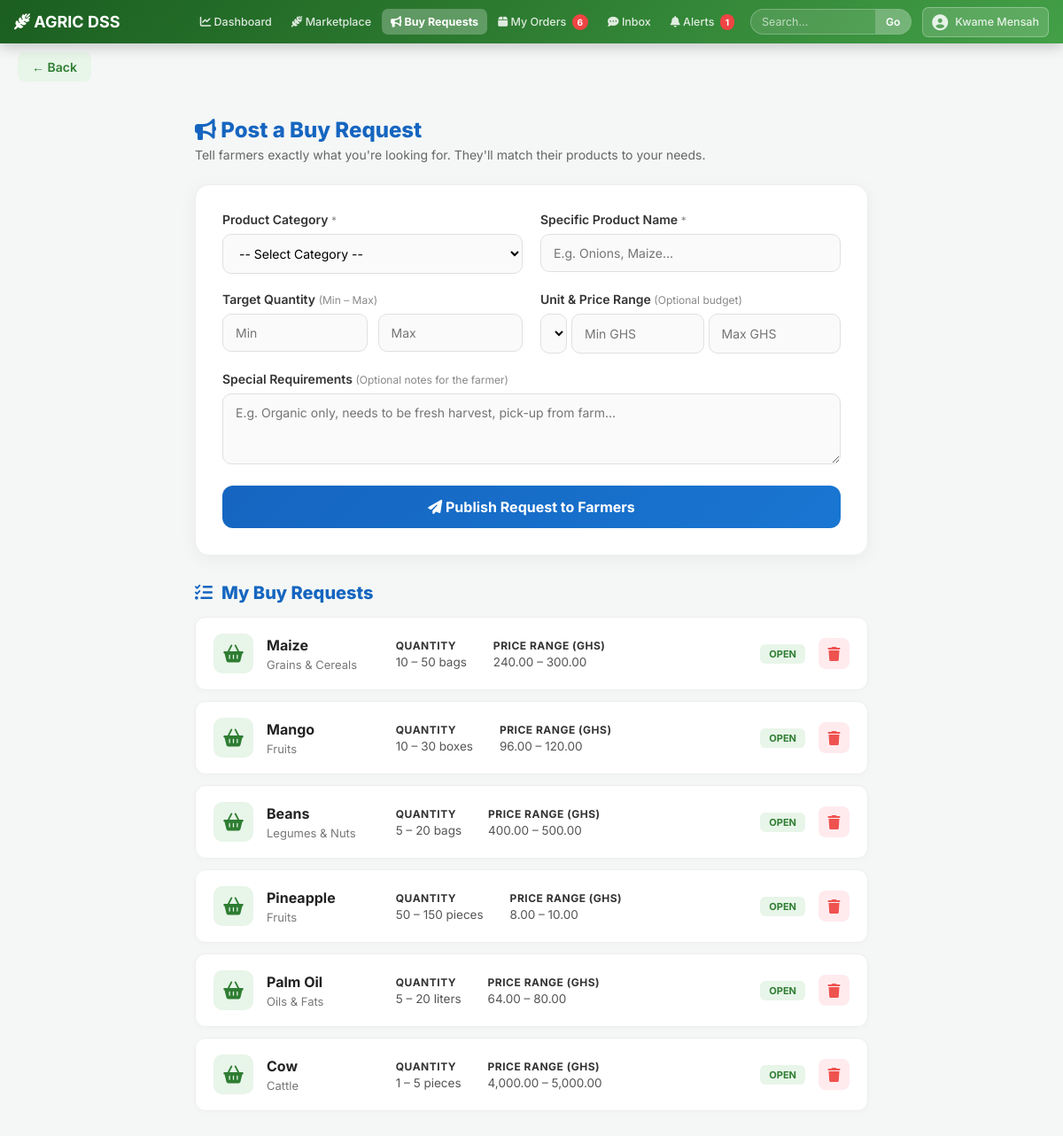
The app's page /buyer_request_form.php (signed in) with its own data.
### tables this page shows
CREATE TABLE buy_requests (
    id INTEGER PRIMARY KEY AUTOINCREMENT,
    buyer_id INTEGER NOT NULL,
    product_type TEXT NOT NULL,
    product_name TEXT NOT NULL,
    min_quantity INTEGER NOT NULL DEFAULT 1,
    max_quantity INTEGER NOT NULL DEFAULT 100,
    unit TEXT NOT NULL DEFAULT 'kg',
    max_price REAL DEFAULT 0,
    notes TEXT DEFAULT '',
    status TEXT DEFAULT 'open',
    created_at DATETIME DEFAULT CURRENT_TIMESTAMP, min_price REAL DEFAULT 0,
    FOREIGN KEY (buyer_id) REFERENCES users(id)
);

### db.php (called while the page is built, shortened)
<?php
class sqlite_mysqli_result {
    private $rows = [];
    private $index = 0;
    public $num_rows = 0;
    public function __construct($stmt) {
        if ($stmt) {
            $this->rows = $stmt->fetchAll(PDO::FETCH_ASSOC);
            if ($this->rows) {
                $this->num_rows = count($this->rows);
            }
        }
    }
    public function fetch_assoc() {
        if ($this->index < $this->num_rows) {
            return $this->rows[$this->index++];
        }
        return null;
    }
}
class sqlite_mysqli {
    private $pdo;
    public function __construct($filename) {
        try {
            $this->pdo = new PDO("sqlite:" . $filename);
            $this->pdo->setAttribute(PDO::ATTR_ERRMODE, PDO::ERRMODE_EXCEPTION);
            $this->pdo->exec("PRAGMA foreign_keys = ON;");
        } catch (Exception $e) {
            $this->connect_error = $e->getMessage();
        }
    }
    public function query($query) {
        try {
            $upper = strtoupper(ltrim($query));
            if (strpos($upper, 'SELECT') === 0 || strpos($upper, 'SHOW') === 0 || strpos($upper, 'DESCRIBE') === 0 || strpos($upper, 'PRAGMA') === 0) {
                $stmt = $this->pdo->query($query);
                if ($stmt) {
                    return new sqlite_mysqli_result($stmt);
                }
                return false;
            } else {
                $res = $this->pdo->exec($query);
                $this->insert_id = $this->pdo->lastInsertId();
                return $res !== false ? true : false;
            }
        } catch (Exception $e) {
            $this->error = $e->getMessage();
            return false;
        }
    }
}
$conn = new sqlite_mysqli(__DIR__ . '/database.sqlite');
?>

### buyer_request_form.php (the view, shortened to what this page needs)
<?php
include 'db.php';
include 'back_button.php';
$user_id = $_SESSION['user_id'];
$my_requests = $conn->query("SELECT * FROM buy_requests WHERE buyer_id='$user_id' ORDER BY created_at DESC");
?>
<!DOCTYPE html>
<html>
<head>
<link rel="stylesheet" href="https://cdnjs.cloudflare.com/ajax/libs/font-awesome/6.4.0/css/all.min.css">
</head>
<body>
<?php include 'navbar.php'; ?>
<div class="page-container">
    <div class="page-header">
        <h2><i class="fas fa-bullhorn"></i> Post a Buy Request</h2>
        <p>Tell farmers exactly what you're looking for. They'll match their products to your needs.</p>
    </div>
    <div class="request-form">
        <form method="POST" class="form-grid">
            <div class="form-group">
                <label>Product Category <span>*</span></label>
                <select name="product_type" id="product-type" required>
                    <option value="">-- Select Category --</option>
                </select>
            </div>
            <div class="form-group">
                <label>Specific Product Name <span>*</span></label>
                <div class="autocomplete-wrapper">
                    <input type="text" name="product_name" id="product-name" placeholder="E.g. Onions, Maize..." autocomplete="off" required>
                </div>
            </div>
            <div class="form-group">
                <label>Target Quantity <span>(Min – Max)</span></label>
                <div class="row-2">
                    <input type="number" name="min_quantity" placeholder="Min" min="1" required>
                    <input type="number" name="max_quantity" placeholder="Max" min="1" required>
                </div>
            </div>
            <div class="form-group">
                <label>Unit & Price Range <span>(Optional budget)</span></label>
                <div class="row-2" style="gap:5px;">
                    <select name="unit" required style="flex: 0.6;">
                        <option value="kg">kg</option>
                    </select>
                    <input type="number" name="min_price" placeholder="Min GHS" step="0.01" min="0">
                    <input type="number" name="max_price" placeholder="Max GHS" step="0.01" min="0">
                </div>
            </div>
            <div class="form-group full-width">
                <label>Special Requirements <span>(Optional notes for the farmer)</span></label>
                <textarea name="notes" placeholder="E.g. Organic only, needs to be fresh harvest, pick-up from farm..."></textarea>
            </div>
            <button type="submit" name="submit_request" class="btn-submit">
                <i class="fas fa-paper-plane"></i> Publish Request to Farmers
            </button>
        </form>
    </div>
    <h3 class="section-title"><i class="fas fa-list-check"></i> My Buy Requests</h3>
    <?php if ($my_requests && $my_requests->num_rows > 0): ?>
        <div style="display:flex; flex-direction:column;">
            <?php while ($req = $my_requests->fetch_assoc()): ?>
                <div class="request-item">
                    <div class="req-main">
                        <div class="req-icon"><i class="fas fa-basket-shopping"></i></div>
                        <div>
                            <p class="req-title"><?= htmlspecialchars($req['product_name']) ?></p>
                            <p class="req-subtitle"><?= htmlspecialchars($req['product_type']) ?></p>
                        </div>
                    </div>
                    <div class="req-details">
                        <div class="detail-block">
                            <b>Quantity</b>
                            <span><?= $req['min_quantity'] ?> – <?= $req['max_quantity'] ?> <?= htmlspecialchars($req['unit']) ?></span>
                        </div>
                        <div class="detail-block">
                            <b>Price Range (GHS)</b>
                            <span>
                                <?php if ($req['min_price'] > 0 || $req['max_price'] > 0): ?>
                                    <?= number_format($req['min_price'], 2) ?> – <?= number_format($req['max_price'], 2) ?>
                                <?php else: ?>
                                    Negotiable
                                <?php endif; ?>
                            </span>
                        </div>
                    </div>
                    <div class="req-actions">
                        <span class="badge-open"><?= ucfirst($req['status']) ?></span>
                        <a href="buyer_request_form.php?delete=<?= $req['id'] ?>" class="btn-delete-icon" title="Remove Request" onclick="return confirm('Remove this request?')">
                            <i class="fas fa-trash"></i>
                        </a>
                    </div>
                </div>
            <?php endwhile; ?>
        </div>
    <?php endif; ?>
</div>
</body>
</html>

### animations.css (style rules this page uses)
.page-header, .welcome-header, .profile-strip, .pricing-card, .promo-header { animation: heroReveal 0.6s ease both; }
html { scroll-behavior: smooth; }

### buyer_request_form.php (style rules this page uses)
* { font-family: 'Inter', sans-serif; box-sizing: border-box; }
body { background: #f4f7f6; color: #333; margin: 0; padding-bottom: 50px; }
.page-container { max-width: 800px; margin: 30px auto; padding: 0 20px; }
.page-header { margin-bottom: 25px; }
.page-header h2 { font-weight: 800; color: #1565c0; margin: 0; }
.page-header p { color: #666; font-size: 14px; margin: 5px 0 0; }
.request-form { background: white; padding: 30px; border-radius: 16px; box-shadow: 0 4px 20px rgba(0,0,0,0.05); border: 1px solid #eee; margin-bottom: 30px; }
.form-grid { display: grid; grid-template-columns: 1fr 1fr; gap: 20px; }
.full-width { grid-column: span 2; }
.form-group label { display: block; font-weight: 600; color: #333; margin-bottom: 8px; font-size: 14px; }
.form-group label span { color: #888; font-weight: 400; font-size: 12px; }
.form-group input, .form-group select, .form-group textarea { width: 100%; padding: 12px 14px; border: 1.5px solid #e0e0e0; border-radius: 10px; font-size: 14px; background: #fafafa; transition: all 0.2s; }
.form-group textarea { resize: vertical; min-height: 80px; }
.row-2 { display: flex; gap: 12px; }
.btn-submit { grid-column: span 2; padding: 14px; background: linear-gradient(135deg, #1565c0, #1976d2); color: white; border: none; border-radius: 12px; font-size: 16px; font-weight: 700; cursor: pointer; transition: 0.3s; }
.autocomplete-wrapper { position: relative; }
.section-title { font-weight: 800; color: #1565c0; margin: 30px 0 15px; font-size: 20px; display: flex; align-items: center; gap: 10px; }
.request-item { display: flex; align-items: center; justify-content: space-between; background: white; padding: 18px 20px; border-radius: 12px; border: 1px solid #eee; margin-bottom: 12px; box-shadow: 0 2px 8px rgba(0,0,0,0.02); transition: 0.2s; }
.req-main { display: flex; align-items: center; gap: 15px; flex: 1; }
.req-icon { width: 45px; height: 45px; border-radius: 10px; background: #e8f5e9; color: #2e7d32; display: flex; align-items: center; justify-content: center; font-size: 20px; }
.req-title { font-weight: 700; color: #222; font-size: 16px; margin: 0 0 4px; }
.req-subtitle { color: #777; font-size: 13px; margin: 0; }
.req-details { display: flex; gap: 30px; align-items: center; flex: 2; font-size: 13.5px; color: #555; }
.req-details .detail-block { display: flex; flex-direction: column; gap: 3px; }
.req-details b { color: #333; font-size: 12px; text-transform: uppercase; letter-spacing: 0.5px; }
.req-actions { display: flex; align-items: center; gap: 15px; }
.badge-open { background: #e8f5e9; color: #2e7d32; padding: 4px 10px; border-radius: 6px; font-size: 11px; font-weight: 700; text-transform: uppercase; }
.btn-delete-icon { color: #ef5350; background: #ffebee; width: 35px; height: 35px; border-radius: 8px; display: flex; align-items: center; justify-content: center; text-decoration: none; transition: 0.2s; }

### records on screen
buy_requests: product_name "Maize", product_type "Grains & Cereals", min_quantity "10", max_quantity "50", unit "bags", min_price "240.00", max_price "300.00", status "OPEN"
buy_requests: product_name "Mango", product_type "Fruits", min_quantity "10", max_quantity "30", unit "boxes", min_price "96.00", max_price "120.00", status "OPEN"
buy_requests: product_name "Beans", product_type "Legumes & Nuts", min_quantity "5", max_quantity "20", unit "bags", min_price "400.00", max_price "500.00", status "OPEN"
buy_requests: product_name "Pineapple", product_type "Fruits", min_quantity "50", max_quantity "150", unit "pieces", min_price "8.00", max_price "10.00", status "OPEN"
buy_requests: product_name "Palm Oil", product_type "Oils & Fats", min_quantity "5", max_quantity "20", unit "liters", min_price "64.00", max_price "80.00", status "OPEN"
buy_requests: product_name "Cow", product_type "Cattle", min_quantity "1", max_quantity "5", unit "pieces", min_price "4,000.00", max_price "5,000.00", status "OPEN"

### other values on screen
$_order_count "6"
$_notif_count "1"
$name "Kwame Mensah"
$label "Back"
